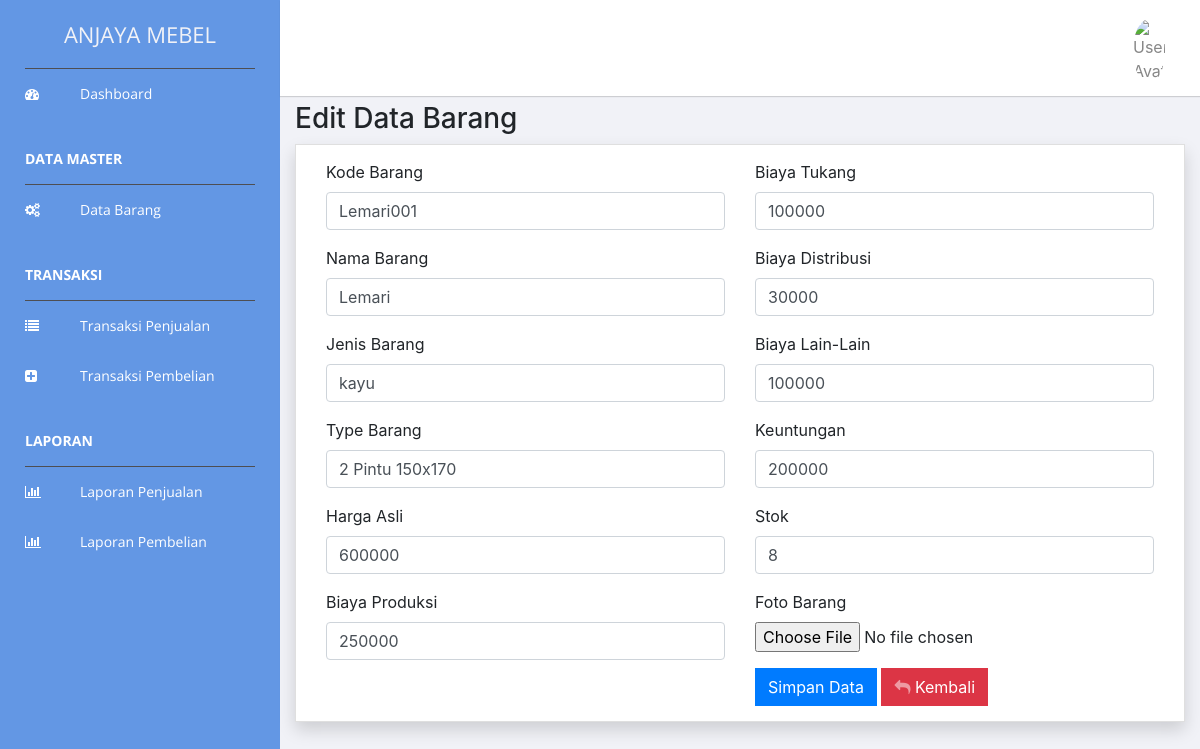
Page /barang/edit_data/Lemari001 on the committed database.
### tables this page shows
CREATE TABLE `barang` (
  `barang_kode` varchar(255) NOT NULL,
  `barang_nama` varchar(255) NOT NULL,
  `jenis_bahan` varchar(255) NOT NULL,
  `type_barang` varchar(255) NOT NULL,
  `harga_asli` int(11) NOT NULL DEFAULT 0,
  `biaya_produksi` int(11) NOT NULL,
  `biaya_tukang` int(11) NOT NULL,
  `biaya_distribusi` int(11) NOT NULL,
  `biaya_lainlain` int(11) NOT NULL,
  `keuntungan` int(11) NOT NULL,
  `foto` varchar(255) NOT NULL DEFAULT 'default.jpg',
  `stok` int(11) NOT NULL
);

### application/controllers/Barang.php (called while the page is built, shortened)
<?php
class Barang extends CI_Controller {
    public function __construct()
    {
        $this->load->library('form_validation');
        $this->load->model('Model_master', 'v');
        $this->load->model('M_barang', 'w');
    }
    public function edit_data($barang_kode){
        $this->form_validation->set_rules('barang_nama', 'barang_nama', 'required|trim|max_length[50]');
        $this->form_validation->set_rules('type_barang', 'type_barang', 'required|trim|max_length[100]');
        $data['data_edit'] = $this->w->getBy($barang_kode);
        if ($this->form_validation->run() == FALSE) {
        $this->load->view("template/header",$data);
        $this->load->view('barangupdate',$data);
        $this->load->view("template/footer");
    }
    }
}

### index.php (called while the page is built, shortened)
<?php
require_once BASEPATH.'core/CodeIgniter.php';

### application/models/M_barang.php (called while the page is built, shortened)
<?php
class M_barang extends CI_Model{
	public function getBy($data)
    {
        return $this->db->get_where('barang', ['barang_kode' => $data])->row_array();
    }
}

### application/views/barangupdate.php (the view, shortened to what this page needs)
<div class="container-fluid">
  <h1 class="h3 mb-2 text-gray-800">Edit Data Barang</h1>
  <form action="" method="post">
    <div class="card shadow mb-4">
      <div class="card-body">
          <div class="col-lg-12">
            <div class="panel-body">
              <div class="row">
                <div class="col-lg-6">
                 <div class="form-group">
                    <label>Kode Barang</label>
                    <input class="form-control" type="text" id="barang_kode" name="barang_kode" required value="<?= $data_edit['barang_kode']; ?>">
                  </div>
                  <div class="form-group">
                    <label>Nama Barang</label>
                    <input class="form-control" type="text" id="barang_nama" name="barang_nama" required value="<?= $data_edit['barang_nama']; ?>">
                  </div>
                  <div class="form-group">
                    <label>Jenis Barang</label>
                    <input class="form-control" type="text" id="jenis_bahan" name="jenis_bahan" required value="<?= $data_edit['jenis_bahan']; ?>">
                  </div>
                  <div class="form-group">
                    <label>Type Barang</label>
                    <input class="form-control" type="text" id="type_barang" name="type_barang" required value="<?= $data_edit['type_barang']; ?>">
                  </div>
                  <div class="form-group">
                    <label>Harga Asli</label>
                    <input class="form-control" type="number" id="harga_asli" name="harga_asli" required value="<?= $data_edit['harga_asli']; ?>">
                  </div>
                  <div class="form-group">
                    <label>Biaya Produksi</label>
                    <input class="form-control" type="number" id="biaya_produksi" name="biaya_produksi" required value="<?= $data_edit['biaya_produksi']; ?>">
                  </div>
                </div>
                <div class="col-lg-6">
                  <div class="form-group">
                    <label>Biaya Tukang</label>
                    <input class="form-control" type="number" id="biaya_tukang" name="biaya_tukang" required value="<?= $data_edit['biaya_tukang']; ?>">
                  </div>
                  <div class="form-group">
                    <label>Biaya Distribusi</label>
                    <input class="form-control" type="number" id="biaya_distribusi" name="biaya_distribusi" required value="<?= $data_edit['biaya_distribusi']; ?>">
                  </div>
                  <div class="form-group">
                    <label>Biaya Lain-Lain</label>
                    <input class="form-control" type="number" id="biaya_lainlain" name="biaya_lainlain" required value="<?= $data_edit['biaya_lainlain']; ?>">
                  </div>
                  <div class="form-group">
                    <label>Keuntungan</label>
                    <input class="form-control" type="number" id="keuntungan" name="keuntungan" required value="<?= $data_edit['keuntungan']; ?>">
                  </div>
                  <div class="form-group">
                    <label>Stok</label>
                    <input class="form-control" type="number" id="stok" name="stok" required value="<?= $data_edit['stok']; ?>">
                  </div>
                  <div class="form-group">
                    <label>Foto Barang</label>
                    <input class="form-control-file " type="file" name="foto" accept="image/*"/>
                  </div>
	                <button type="submit" class="btn btn-primary btn-md" name="edit_user" value="true">Simpan Data</button>
                  <a href="<?= base_url('barang') ?>" class="btn btn-danger btn-icon-split">
                    <span class="icon text-white-50">
                      <i class="fa fa-reply"></i>
                    </span>
                    <span class="text">Kembali</span>
                  </a>
                </div>
              </div>
            </div>
          </div>
        </div>
      </div>
    </div>
</div>

### rows in the picture
barang: barang_kode "Lemari001", barang_nama "Lemari", jenis_bahan "kayu", type_barang "2 Pintu 150x170", harga_asli "600000", biaya_produksi "250000", biaya_tukang "100000", biaya_distribusi "30000", biaya_lainlain "100000", keuntungan "200000", stok "8"
